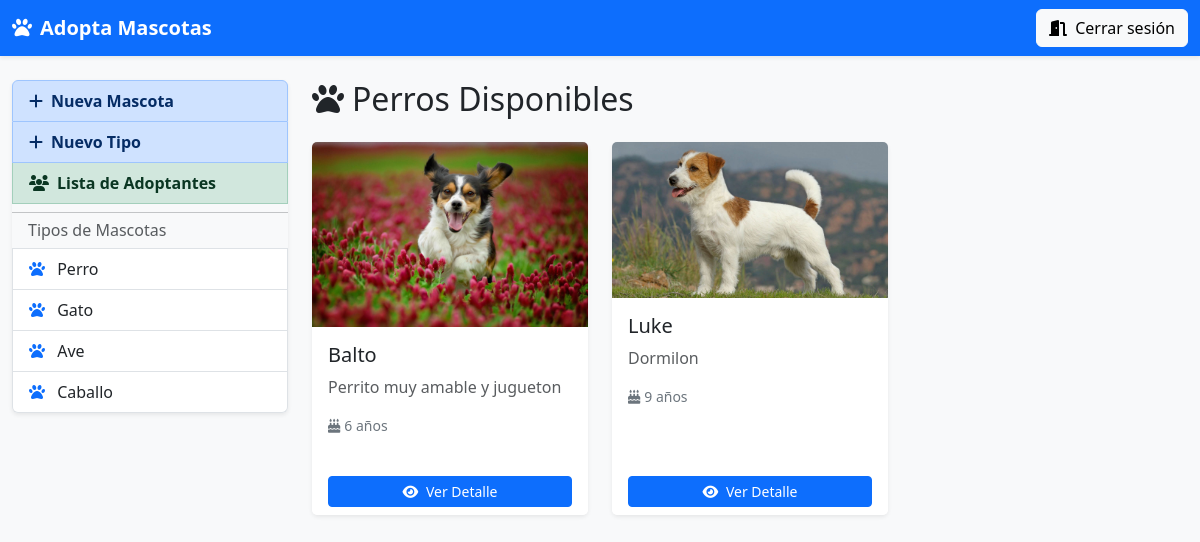
The app's page /mascotasxtipo/1 (signed in) with its own data.
### app1/models.py (models this page shows, shortened)
class TipoMascota(models.Model):
    nombre = models.CharField(max_length=64,null=True,blank=True)
    descripcion = models.TextField(max_length=256,null=True,blank=True)

class Mascota(models.Model):
    nombre = models.CharField(max_length=128,null=True,blank=True)
    edad = models.IntegerField()
    descripcion = models.TextField(max_length=512,null=True,blank=True)
    foto = models.ImageField(upload_to='mascotas/')
    tipo = models.ForeignKey(TipoMascota, on_delete=models.CASCADE)
    estado = models.CharField(max_length=20,null=True,blank=True)

### app1/views.py (the view)
# urls.py: path('mascotasxtipo/<int:idTipo>',views.mascotasxtipo,name='mascotasxtipo'),
@login_required(login_url='/')
def mascotasxtipo(request,idTipo):
    tipos = TipoMascota.objects.all()
    tipo = TipoMascota.objects.get(id=idTipo)
    mascotas = Mascota.objects.filter(tipo=tipo)
    return render(request,'home.html',{
        'tipos':tipos,
        'mascotas':mascotas,
        'tipo_seleccionado':tipo
    })

### app1/templates/home.html
{% extends "layout.html" %}
{% block content %}
  {% if tipo_seleccionado %}
    <h2 class="mb-4"><i class="fa-solid fa-paw me-2"></i>{{ tipo_seleccionado.nombre }}s Disponibles</h2>
  {% else %}
    <h2 class="mb-4"><i class="fa-solid fa-paw me-2"></i>Mascotas Disponibles</h2>
  {% endif %}
  <div class="row g-4">
    {% for mascota in mascotas %}
      <div class="col-md-6 col-lg-4">
        <div class="card shadow-sm h-100 border-0">
          {% if mascota.foto %}
            <img src="{{ mascota.foto.url }}" class="card-img-top" alt="{{ mascota.nombre }}">
          {% else %}
            <img src="https://via.placeholder.com/400x250?text=Mascota" class="card-img-top" alt="Sin foto">
          {% endif %}
          <div class="card-body">
            <h5 class="card-title">{{ mascota.nombre }}</h5>
            <p class="card-text text-muted">{{ mascota.descripcion|truncatewords:15 }}</p>
            <p class="small text-secondary"><i class="fa-solid fa-cake-candles me-1"></i>{{ mascota.edad }} años</p>
          </div>
          <div class="card-footer bg-white border-0">
            <a href="{% url 'app1:detalleMascota' mascota.id %}" class="btn btn-sm btn-primary w-100">
              <i class="fa-solid fa-eye me-1"></i> Ver Detalle
            </a>
          </div>
        </div>
      </div>
    {% empty %}
     <p class="text-muted">No hay mascotas registrada aun.</p>
    {% endfor %}
  </div>
{% endblock %}

### app1/templates/layout.html (shortened to what this page needs)
<!DOCTYPE html>
<html lang="es">
<head>
  <link href="https://cdn.jsdelivr.net/npm/bootstrap@5.3.0/dist/css/bootstrap.min.css"
        rel="stylesheet"
>
  <link rel="stylesheet"
        href="https://cdnjs.cloudflare.com/ajax/libs/font-awesome/6.3.0/css/all.min.css"
 />
</head>
<body class="bg-light">
  <nav class="navbar navbar-expand-lg navbar-dark bg-primary shadow-sm">
    <div class="container-fluid">
      <a class="navbar-brand fw-bold" href="{% url 'app1:home' %}">
        <i class="fa-solid fa-paw me-2"></i>Adopta Mascotas
      </a>
      <div>
        <a href="{% url 'app1:cerrarSesion' %}" class="btn btn-light">
          <i class="fa-solid fa-door-open me-1"></i> Cerrar sesión
        </a>
      </div>
    </div>
  </nav>
  <div class="container-fluid mt-4">
    <div class="row">
      <aside class="col-md-3 mb-3">
        <div class="list-group shadow-sm">
          <a href="{% url 'app1:crearMascota' %}" class="list-group-item list-group-item-action list-group-item-primary fw-bold">
            <i class="fa-solid fa-plus me-2"></i>Nueva Mascota
          </a>
          <a href="{% url 'app1:crearTipo' %}" class="list-group-item list-group-item-action list-group-item-primary fw-bold">
            <i class="fa-solid fa-plus me-2"></i>Nuevo Tipo
          </a>
          <a href="{% url 'app1:listaAdoptantes' %}" class="list-group-item list-group-item-action list-group-item-success fw-bold">
            <i class="fa-solid fa-users me-2"></i>Lista de Adoptantes
          </a>
          <hr class="my-2">
          <h6 class="px-3 text-muted">Tipos de Mascotas</h6>
          {% for tipo in tipos %}
            <a href="{% url 'app1:mascotasxtipo' tipo.id %}" class="list-group-item list-group-item-action">
              <i class="fa-solid fa-paw me-2 text-primary"></i> {{ tipo.nombre }}
            </a>
          {% empty %}
            <p class="px-3 text-muted">No hay tipos aún</p>
          {% endfor %}
        </div>
      </aside>
      <main class="col-md-9">
        {% block content %}{% endblock %}
      </main>
    </div>
  </div>
</body>
</html>

### records on screen
TipoMascota: nombre "Perro"
TipoMascota: nombre "Gato"
TipoMascota: nombre "Ave"
TipoMascota: nombre "Caballo"
Mascota: foto (picture), nombre "Balto", descripcion "Perrito muy amable y jugueton", edad "6"
Mascota: foto (picture), nombre "Luke", descripcion "Dormilon", edad "9"
